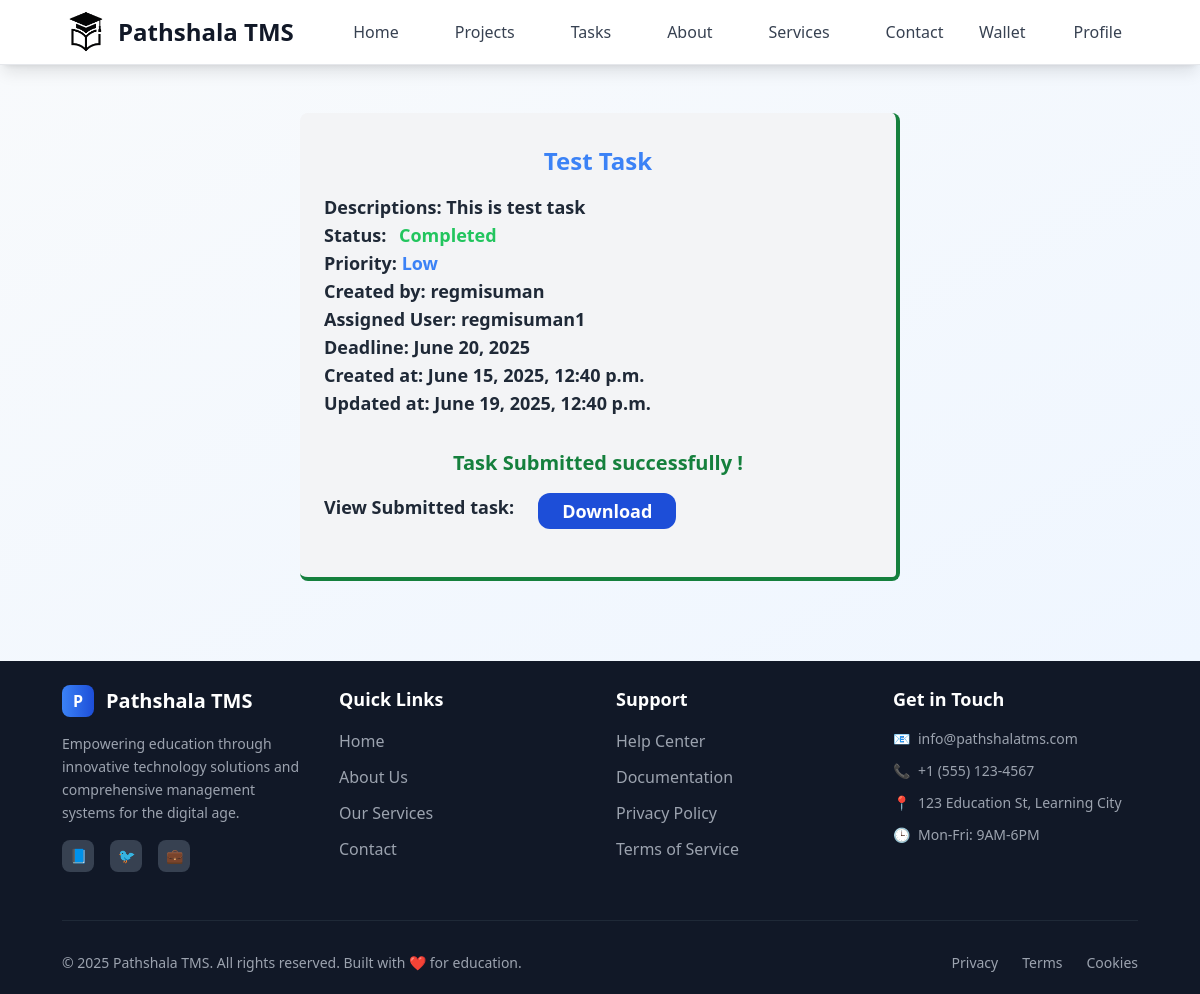
The page /employer/task/2/ (signed in) on the database as committed earlier.
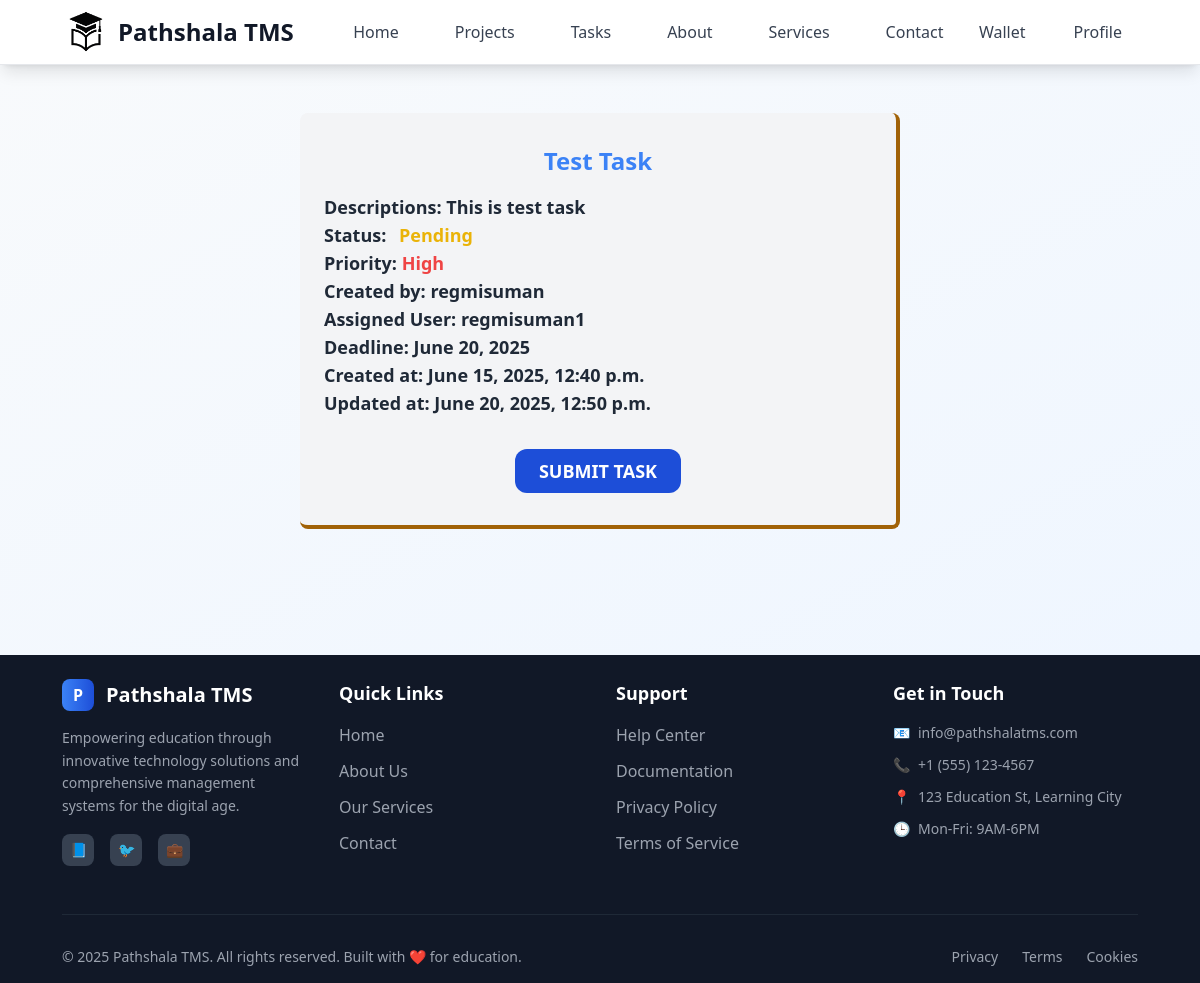
The same page on the database as committed later.
### tasks/models.py (models this page shows)
class Task(models.Model):
    class StatusOptions(models.TextChoices):
        PENDING = "Pending", "Pending"
        IN_PROGRESS = "In Progress", "In Progress"
        COMPLETED = "Completed", "Completed"
        CANCELED = "Canceled", "Canceled"
    class TaskPriorityOptions(models.TextChoices):
        LOW = "Low", "Low"
        MEDIUM = "Medium", "Medium"
        HIGH = "High", "High"
    title = models.CharField(max_length=30)
    description = models.TextField(null=True, blank=True)
    user = models.ForeignKey(User, on_delete=models.CASCADE, related_name="tasks")
    project = models.ForeignKey(Project, on_delete=models.CASCADE)
    assigned_user = models.ForeignKey( User, on_delete=models.SET_NULL, related_name="assigned_tasks", null=True, blank=True)
    status = models.CharField(choices=StatusOptions, default=StatusOptions.PENDING, max_length=30)
    priority = models.CharField (choices=TaskPriorityOptions, default=TaskPriorityOptions.LOW, max_length=6)
    deadline = models.DateField(null=True, blank=True)
    created_at = models.DateTimeField(auto_now_add=True, editable=False)
    updated_at = models.DateTimeField(auto_now=True, editable=False)
    attachment = models.FileField(blank=True, null=True, upload_to=attachment_path)

### tasks/views.py (the view)
# urls.py: path("task/<int:id>/", taskDetails),
@login_required(login_url="/login")
def taskDetails(request, id):
    role = request.user.profile.role
    task = Task.objects.get(pk=id)
    if role == "employer":
        return render(request, "pages/employer/project/task/task_details.html", {"task": task})
    elif role == "employee":
        return render(request, "pages/employee/project/task/task_details.html", {"task": task})
    else:
        return redirect("/")

### templates/pages/employee/project/task/task_details.html (shortened to what this page needs)
{% extends 'layouts/main.html' %}
{% block content %}
<div class="py-12">
  <div id="taskDetails"
    class="w-1/2 mx-auto space-y-4 relative bg-gray-100 border-b-4 border-r-4 rounded-lg py-4 px-6
            {% if task.status == 'Canceled' %} border-red-700
          {% elif task.status == 'Completed' %} border-green-700
          {% elif task.status == 'Pending' %} border-yellow-700
          {% elif task.status == 'In Progress' %} border-blue-700
          {% else %} border-purple-700
          {% endif %}
    ">
    <div class="text-2xl font-bold text-blue-500 my-4 text-center">{{ task.title }}</div>
    <div class="text-lg font-semibold text-gray-800">
      <div>Descriptions: {{ task.description }}</div>
      <div>Status: <span class="
          {% if task.status == 'Canceled' %} text-red-500
          {% elif task.status == 'Completed' %} text-green-500
          {% elif task.status == 'Pending' %} text-yellow-500
          {% elif task.status == 'In Progress' %} text-blue-500
          {% else %} text-purple-500
          {% endif %}
          h-8 px-2 my-auto rounded-lg font-bold"> {{ task.status }} </span></div>
      <div>Priority: <span class="font-bold
                {% if task.priority == 'High' %} text-red-500
          {% elif task.priority == 'Medium' %} text-yellow-500
          {% elif task.priority == 'Low' %} text-blue-500
          {% else %} text-purple-500
          {% endif %}
        "> {{ task.priority }}</span></div>
      <div>Created by: {{ task.user }}</div>
      <div>Assigned User: {{ task.assigned_user }}</div>
      <div>Deadline: {{ task.deadline }}</div>
      <div>Created at: {{ task.created_at }}</div>
      <div>Updated at: {{ task.updated_at }}</div>
      <div class="flex flex-col mt-8 mb-4">
        {%if task.status != "Completed"%}
          <button id="submitBtn" onclick="showSubmitTask()" class="py-2 px-6 mx-auto rounded-xl bg-blue-700 hover:bg-blue-800 text-white">SUBMIT TASK</button>
        {%else%}
          <div class="font-bold text-xl text-green-700 mx-auto">
            Task Submitted successfully !
          </div>
          <div class="flex gap-6 my-4">
            <div>View Submitted task: </div>
            {%if task.attachment%}
              <a class="bg-blue-700 hover:bg-blue-800 text-white rounded-xl px-6 py-1" href="{{task.attachment.url}}" download >Download</a>
            {%else%}
            <div class="text-blue-700">
              No attachment found
            </div>
            {%endif%}
          </div>
        {%endif%}
      </div>
    </div>
  </div>
</div>
{% endblock %}

Rows that differ between the two databases and show on the page:
changed Task "Test Task": status "Completed" → "Pending"; priority "Low" → "High"; updated_at "June 19, 2025, 12:40 p.m." → "June 20, 2025, 12:50 p.m."
Other text that changed with them:
text no longer shown: "Task Submitted successfully ! View Submitted task: Download"
text now shown: "SUBMIT TASK"
